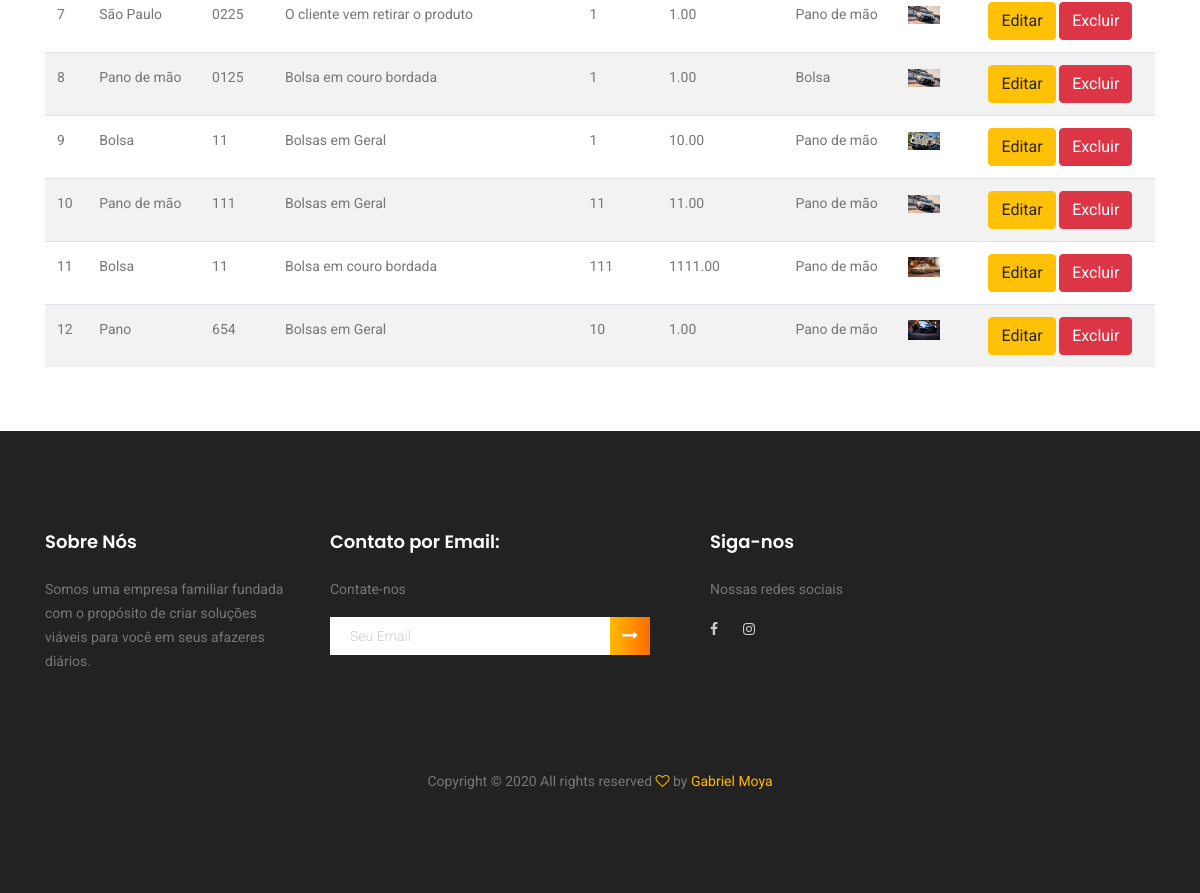
/listar/produtos/ (signed in, lower part), run on an earlier commit of the app's database.
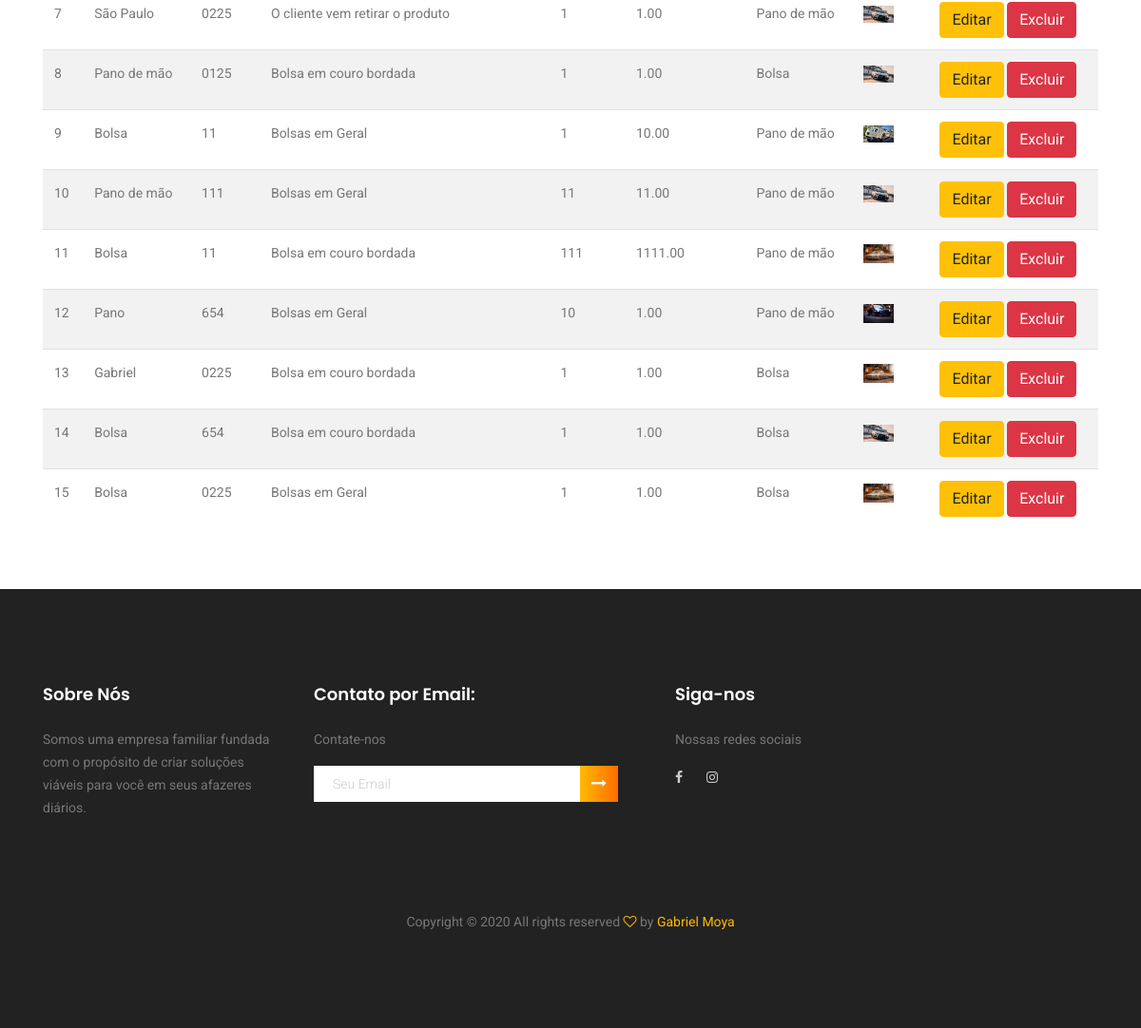
And on a later commit of the database.
### cadastros/models.py (models this page shows, shortened)
class Produto(models.Model):
    codigo = models.CharField(max_length=100)
    nome = models.CharField(max_length=100)
    descricao = models.CharField(max_length=100)
    estoque = models.IntegerField()
    valorVenda = models.DecimalField(max_digits=50, decimal_places=2)
    imagem = models.ImageField(upload_to="imagens/%Y/%m/%d/", max_length=255, null=True, blank=True)
    categoria = models.ForeignKey(Categoria, on_delete=models.PROTECT)

class Categoria(models.Model):
    nome = models.CharField(max_length=100)
    descricao = models.CharField(max_length=100)

### cadastros/views.py (the view)
# urls.py: path('listar/produtos/', ProdutoList.as_view(), name="listar-produtos"),
class ProdutoList(LoginRequiredMixin, ListView):
    model = Produto
    template_name = 'cadastros/listar_produtos.html'
    login_url = reverse_lazy('login')

### cadastros/templates/cadastros/listar_produtos.html (shortened to what this page needs)
{% extends 'cadastros/formulario.html' %}
{% load crispy_forms_tags %}
{% block conteudo %}
<div class="container mt-5 py-5">
    <div class="row pt-5 mt-3">
        <div class="col-lg">
            {% if request.user.groups.all.0.name == "Administrador" %}
            <h3>Olá Admin,</h3><br>
            {% else %}
            <h3>Olá Funcionário,</h3><br>
            {% endif %}
            <table class="table table-striped">
                {% for produto in object_list %}
                <tr>
                    <td>{{produto.pk}}</td>
                    <td>{{produto.nome}}</td>
                    <td>{{produto.codigo}}</td>
                    <td>{{produto.descricao}}</td>
                    <td>{{produto.estoque}}</td>
                    <td>{{produto.valorVenda}}</td>
                    <td>{{produto.categoria.nome}}</td>
                    <td>
                    {% if produto.imagem %}
                    <img src="{{ produto.imagem.url }}" width="32" />
                    {%endif%}
                    </td>
                    <td>
                        <a href="{% url 'atualizar-produto' produto.pk %}" class="btn btn-warning">Editar</a>
                        <a href="{% url 'deletar-produto' produto.pk %}" class="btn btn-danger">Excluir</a>
                    </td>
                </tr>
                {% empty %}
                <tr>
                    <td colspan="3">Nenhum produto cadastrado!</td>
                </tr>
                {% endfor %}
            </table>
        </div>
    </div>
</div>
{% endblock %}

What changed in the data, as far as the page shows it:
added Produto: pk "13", nome "Gabriel", codigo "0225", descricao "Bolsa em couro bordada", estoque "1", valorVenda "1.00", categoria.nome "Bolsa", imagem (picture)
added Produto: pk "14", nome "Bolsa", codigo "654", descricao "Bolsa em couro bordada", estoque "1", valorVenda "1.00", categoria.nome "Bolsa", imagem (picture)
added Produto: pk "15", nome "Bolsa", codigo "0225", descricao "Bolsas em Geral", estoque "1", valorVenda "1.00", categoria.nome "Bolsa", imagem (picture)
